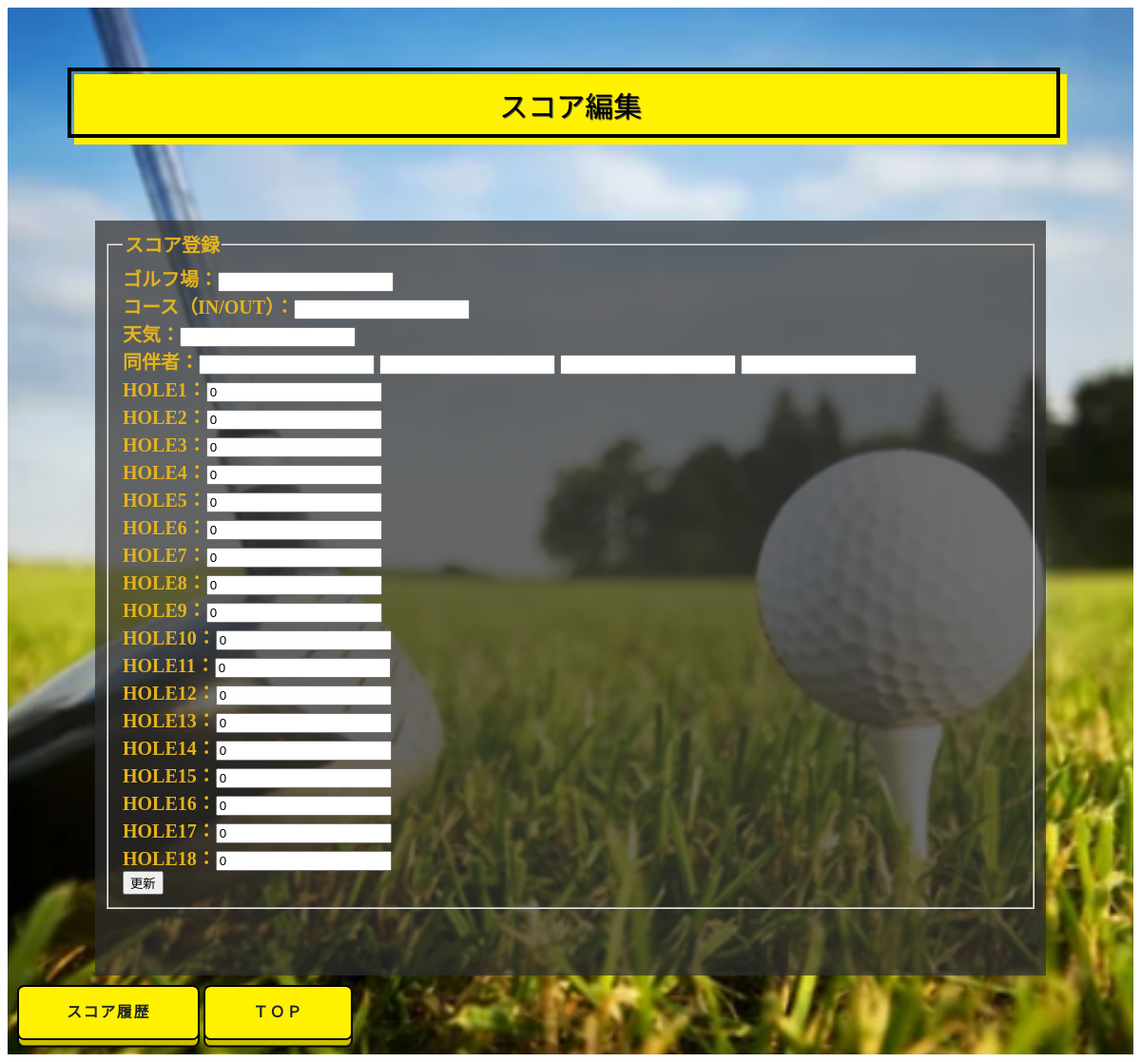
Screenshot of /detail.php?id=7 (signed in) with the database file from the repository.
### tables this page shows
CREATE TABLE `glf_topdb` (
  `id` int(12) NOT NULL,
  `glfname` varchar(64) NOT NULL,
  `course` varchar(128) NOT NULL,
  `weather` varchar(64) NOT NULL,
  `member` varchar(64) NOT NULL,
  `indate` datetime NOT NULL,
  `member2` varchar(64) NOT NULL,
  `member3` varchar(64) NOT NULL,
  `member4` varchar(64) NOT NULL,
  `hole1` int(64) NOT NULL,
  `hole2` int(64) NOT NULL,
  `hole3` int(64) NOT NULL,
  `hole4` int(64) NOT NULL,
  `hole5` int(64) NOT NULL,
  `hole6` int(64) NOT NULL,
  `hole7` int(64) NOT NULL,
  `hole8` int(64) NOT NULL,
  `hole9` int(64) NOT NULL,
  `hole10` int(64) NOT NULL,
  `hole11` int(64) NOT NULL,
  `hole12` int(64) NOT NULL,
  `hole13` int(64) NOT NULL,
  `hole14` int(64) NOT NULL,
  `hole15` int(64) NOT NULL,
  `hole16` int(64) NOT NULL,
  `hole17` int(64) NOT NULL,
  `hole18` int(64) NOT NULL
);

### detail.php (the view, shortened to what this page needs)
<?php
$id = $_GET['id'];
$pdo = db_conn();
$stmt = $pdo->prepare('SELECT * FROM glf_topdb WHERE id=:id;');
$stmt->bindValue(':id',$id,PDO::PARAM_INT);
$status = $stmt->execute();
if ($status === false) {
    sql_error($status);
} else {
    $result = $stmt->fetch();
}
?>
<!DOCTYPE html>
<html lang="ja">
<head>
    <link rel="stylesheet" href="glfindex.css">
</head>
<body><div class="body">
    <header><div class="header"><div class="h1">スコア編集</div>            </div>
    </header>
    <form method="POST" action="update.php">
        <div class="jumbotron">
            <fieldset>
                <legend>スコア登録</legend>
                <label>ゴルフ場：<input type="text" name="glfname" value="<?= $result['glfname'] ?>"></label><br>
                <label>コース（IN/OUT）：<input type="text" name="course" value="<?= $result['course']?>"></label><br>
                <label>天気：<input type="text" name="weather" value="<?= $result['weather'] ?>"></label><br>
                <label>同伴者：<input type="text" name="member" value="<?= $result['member'] ?>" >
                <input type="text" name="member2" value="<?= $result['member2'] ?>" >
                <input type="text" name="member3" value="<?= $result['member3'] ?>">
                <input type="text" name="member4" value="<?= $result['member4'] ?>"></label><br>
                <label>HOLE1：<input type="text" name="hole1" value="<?= $result['hole1'] ?>"></label><br>
                <label>HOLE2：<input type="text" name="hole2" value="<?= $result['hole2'] ?>"></label><br>
                <label>HOLE3：<input type="text" name="hole3" value="<?= $result['hole3'] ?>"></label><br>
                <label>HOLE4：<input type="text" name="hole4" value="<?= $result['hole4'] ?>"></label><br>
                <label>HOLE5：<input type="text" name="hole5" value="<?= $result['hole5'] ?>"></label><br>
                <label>HOLE6：<input type="text" name="hole6" value="<?= $result['hole6'] ?>"></label><br>
                <label>HOLE7：<input type="text" name="hole7" value="<?= $result['hole7'] ?>"></label><br>
                <label>HOLE8：<input type="text" name="hole8" value="<?= $result['hole8'] ?>"></label><br>
                <label>HOLE9：<input type="text" name="hole9" value="<?= $result['hole9'] ?>"></label><br>
                <label>HOLE10：<input type="text" name="hole10" value="<?= $result['hole10'] ?>"></label><br>
                <label>HOLE11：<input type="text" name="hole11" value="<?= $result['hole11'] ?>"></label><br>
                <label>HOLE12：<input type="text" name="hole12" value="<?= $result['hole12'] ?>"></label><br>
                <label>HOLE13：<input type="text" name="hole13" value="<?= $result['hole13'] ?>"></label><br>
                <label>HOLE14：<input type="text" name="hole14" value="<?= $result['hole14'] ?>"></label><br>
                <label>HOLE15：<input type="text" name="hole15" value="<?= $result['hole15'] ?>"></label><br>
                <label>HOLE16：<input type="text" name="hole16" value="<?= $result['hole16'] ?>"></label><br>
                <label>HOLE17：<input type="text" name="hole17" value="<?= $result['hole17'] ?>"></label><br>
                <label>HOLE18：<input type="text" name="hole18" value="<?= $result['hole18'] ?>"></label><br>
                <input type="submit" value="更新">
            </fieldset></div>
    </form>
    <a class="btn btn-custom01" href="./select.php">
        <span class="btn-custom01-front">スコア履歴</span>
        </a>
        <a class="btn btn-custom01" href="./top.php">
        <span class="btn-custom01-front">ＴＯＰ</span>
        </a>
</div>
</body>
</html>

### glfindex.css (style rules this page uses)
.header { background-image: url('images/golf.png'); background-position: center center; background-repeat: no-repeat; background-attachment: fixed; background-size: cover; background-color: #464646; width: 100%; height: 100%; padding: 60px; color: #FFF; text-shadow: 1px 1px 1px #333; font-family: 'Sacramento', cursive; font-size: 50px; text-align: center; margin-bottom: 20px; }
.h1 { position: relative; padding: 1rem 2rem calc(1rem + 10px); background: #fff100; font-size: 30px; color: #000; }
.h1:before { position: absolute; top: -7px; left: -7px; width: 100%; height: 100%; content: ''; border: 4px solid #000; }
.body { background-image: url('images/golf.png'); background-position: center center; background-repeat: no-repeat; background-attachment: fixed; background-size: cover; background-color: #464646; }
.jumbotron { background-color: rgba(46, 46, 46, 0.7); color: rgba(227, 179, 29); text-align: left; font-size: 20px; font-weight: bold; padding-bottom: 70px; width: 1000px; margin: 0 auto 10px; }
*, *:before, *:after { -webkit-box-sizing: inherit; box-sizing: inherit; }
html { -webkit-box-sizing: border-box; box-sizing: border-box; font-size: 62.5%; }
.btn, a.btn, button.btn { font-size: 1.6rem; font-weight: 700; line-height: 1.5; position: relative; display: inline-block; padding: 1rem 4rem; cursor: pointer; -webkit-user-select: none; -moz-user-select: none; -ms-user-select: none; user-select: none; -webkit-transition: all 0.3s; transition: all 0.3s; text-align: center; vertical-align: middle; text-decoration: none; letter-spacing: 0.1em; color: #212529; border-radius: 0.5rem; }
a.btn-custom01 { margin-bottom: 0.5rem; padding: 0; border-radius: 0.75rem; }
a.btn-custom01:before { position: absolute; top: 0; right: 0; bottom: 0; left: 0; width: 100%; height: 100%; content: ""; -webkit-transition: all 0.3s; transition: all 0.3s; -webkit-transform: translate3d(0, 0.75rem, -1rem); transform: translate3d(0, 0.75rem, -1rem); border: 2px solid #000; border-radius: inherit; background: #ccc100; -webkit-box-shadow: 0 0.6rem 0 0 rgba(0, 0, 0, 0.2); box-shadow: 0 0.6rem 0 0 rgba(0, 0, 0, 0.2); }
a.btn-custom01:after { font-family: "Font Awesome 5 Free"; font-size: 2rem; font-weight: normal; line-height: 1; position: absolute; top: calc(50% - 1rem); left: 1.5rem; margin: 0; padding: 0; content: "\f0e0"; }
.btn-custom01-front { position: relative; display: block; padding: 1.5rem 5rem 1.5rem 5rem; -webkit-transition: all 0.3s; transition: all 0.3s; border: 2px solid #000; border-radius: inherit; background: #fff100; }

### detail.php (style rules this page uses)
div { padding: 10px; font-size: 16px; }

### rows the page displays
glf_topdb: hole1 "0", hole2 "0", hole3 "0", hole4 "0", hole5 "0", hole6 "0", hole7 "0", hole8 "0", hole9 "0", hole10 "0", hole11 "0", hole12 "0", hole13 "0", hole14 "0", hole15 "0", hole16 "0", hole17 "0", hole18 "0"
